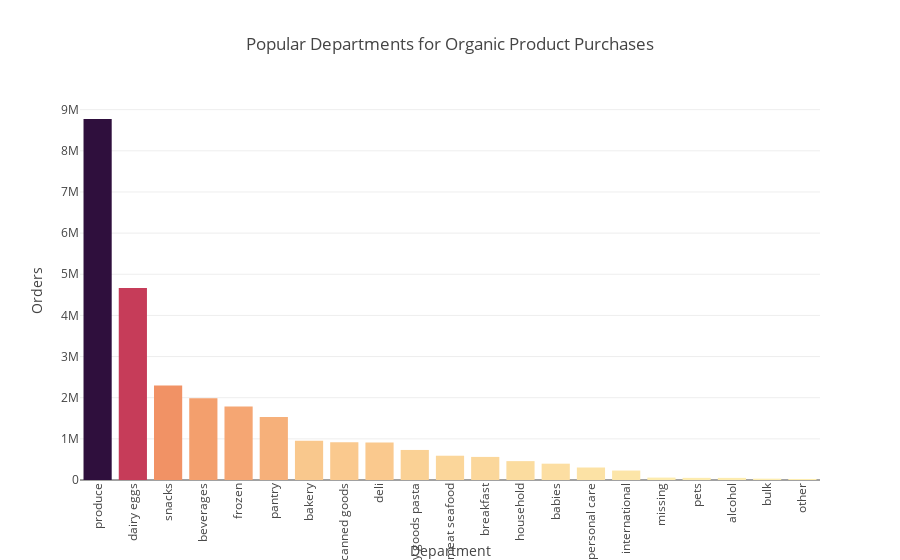

Notebook code cell kept with this figure:
### Code cell
#Interactive Graph on Popular Departments 
data = df_organic_orders_product.groupby("department")["product_id"].count().sort_values(ascending=False).reset_index()
data.columns = ['department', 'total_purchases']

fig3 = px.bar(data, 
                 x='department', 
                 y='total_purchases', 
                 color='total_purchases', 
                 color_continuous_scale='Matter',
                 title='Popular Departments for Organic Product Purchases')
fig3.update_traces(
            hovertemplate='<b>Aisle:</b> %{x}<br><b>Orders:</b> %{y:,}<extra></extra>'
         )
            
fig3.update_layout(
        xaxis_title="Department",
        yaxis_title="Orders",
        xaxis=dict(tickangle=270),
    )
fig3.update_layout(height=350)
fig3.update_coloraxes(showscale=False)
fig3.show()

### Figure 1 — Plotly figure (JSON) as saved in the notebook; plotly's stock layout.template omitted (floating-point values rounded to 4 significant figures)
{"data": [{"alignmentgroup": "True", "hovertemplate": "<b>Aisle:</b> %{x}<br><b>Orders:</b> %{y:,}<extra></extra>", "legendgroup": "", "marker": {"color": [8773299, 4667470, 2295807, 1987253, 1784943, 1533719, 953948, 917601, 908613, 730345, 589951, 561184, 458621, 396572, 303809, 229611, 58482, 52610, 51653, 32494, 25371], "coloraxis": "coloraxis", "pattern": {"shape": ""}}, "name": "", "offsetgroup": "", "orientation": "v", "showlegend": false, "textposition": "auto", "type": "bar", "x": ["produce", "dairy eggs", "snacks", "beverages", "frozen", "pantry", "bakery", "canned goods", "deli", "dry goods pasta", "meat seafood", "breakfast", "household", "babies", "personal care", "international", "missing", "pets", "alcohol", "bulk", "other"], "xaxis": "x", "y": [8773299, 4667470, 2295807, 1987253, 1784943, 1533719, 953948, 917601, 908613, 730345, 589951, 561184, 458621, 396572, 303809, 229611, 58482, 52610, 51653, 32494, 25371], "yaxis": "y"}], "layout": {"autosize": true, "barmode": "relative", "coloraxis": {"colorbar": {"title": {"text": "total_purchases"}}, "colorscale": [[0, "rgb(253, 237, 176)"], [0.09091, "rgb(250, 205, 145)"], [0.1818, "rgb(246, 173, 119)"], [0.2727, "rgb(240, 142, 98)"], [0.3636, "rgb(231, 109, 84)"], [0.4545, "rgb(216, 80, 83)"], [0.5455, "rgb(195, 56, 90)"], [0.6364, "rgb(168, 40, 96)"], [0.7273, "rgb(138, 29, 99)"], [0.8182, "rgb(107, 24, 93)"], [0.9091, "rgb(76, 21, 80)"], [1, "rgb(47, 15, 61)"]], "showscale": false}, "legend": {"tracegroupgap": 0}, "title": {"text": "Popular Departments for Organic Product Purchases"}, "xaxis": {"anchor": "y", "autorange": true, "domain": [0, 1], "range": [-0.5, 20.5], "tickangle": -90, "title": {"text": "Department"}, "type": "category"}, "yaxis": {"anchor": "x", "autorange": true, "domain": [0, 1], "range": [0, 9235000.0], "title": {"text": "Orders"}, "type": "linear"}}}
